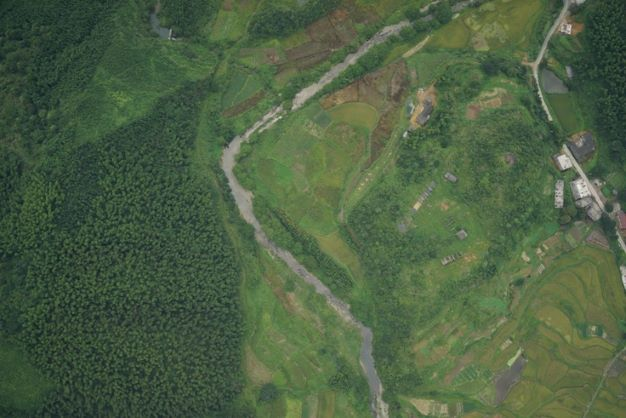
#> input picture sample_data/DSC00315.JPG, 626 x 418 px
$ python -i canny.py   (imports and definitions only)   (older library calls are emulated)
#> lines starting #> are read from the running program, lines starting #| are printed output that depends on the picture
# AUTHOR    ：Lv Wenchao
# coding    : utf-8
# @Time     : 2022/5/3 10:50
# @FileName : canny.py
# @Software : PyCharm
import cv2
from filter import gaussian_filter
import numpy as np


def canny(img, sigma=1.3, K=3, max_threshold=0.15, min_threshold=0.05):
    H, W = img.shape[:2]
    # 高斯滤波
    img_gauss = gaussian_filter(img, sigma=sigma, K=K)
    # 计算 x方向的图像梯度
    # cv2.cv_64F 避免负值为0
    sobel_x = cv2.Sobel(img_gauss, ddepth=cv2.CV_64F, dx=1, dy=0)
    # 取绝对值转unit型
    sobel_x = cv2.convertScaleAbs(sobel_x)
    # y方向梯度值
    sobel_y = cv2.Sobel(img_gauss, ddepth=cv2.CV_64F, dx=0, dy=1)
    sobel_y = cv2.convertScaleAbs(sobel_y)
    # 计算总的梯度值 sqrt(x2+y2) 或者 使用 hypot
    G = np.hypot(sobel_y, sobel_x)
    # 将范围限制到[0,255]
    G = G / G.max() * 255
    # 计算梯度方向
    theta = np.arctan2(sobel_y, sobel_x)
    tan_theta = np.tan(theta)
    # 计算角度值
    angle = theta * 180. / np.pi
    angle[angle < 0] += 180
    # 非极大值抑制
    out = np.zeros(shape=(H, W))
    for y in range(1, H - 1):
        for x in range(1, W - 1):
            try:
                p1 = 255.
                p2 = 255.
                if (0 <= angle[y, x] < 22.5) or (157.5 <= angle[y, x] < 180):
                    p1 = G[y, x - 1]
                    p2 = G[y, x + 1]
                elif 22.5 <= angle[y, x] < 67.5:
                    p1 = G[y - 1, x + 1]
                    p2 = G[y + 1, x - 1]
                elif 57.5 <= angle[y, x] < 112.5:
                    p1 = G[y - 1, x]
                    p2 = G[y + 1, x]
                elif 112.5 <= angle[y, x] < 157.5:
                    p1 = G[y - 1, x - 1]
                    p2 = G[y + 1, x + 1]
                if G[y, x] >= p1 and G[y, x] >= p2:
                    out[y, x] = G[y, x]

            except Exception as e:
                print(e)
    # 双边阈值
    max_threshold = np.max(out) * max_threshold
    min_threshold = max_threshold * min_threshold

    weak = np.int32(75)
    strong = np.int32(255)

    strong_i, strong_j = np.where(out >= max_threshold)
    weak_i, weak_j = np.where((out <= max_threshold) & (out >= min_threshold))

    out[strong_i, strong_j] = strong
    out[weak_i, weak_j] = weak

    for i in range(1, H - 1):
        for j in range(1, W - 1):
            if out[i, j] == weak:
                try:
                    if (out[i + 1, j - 1] == strong or out[i + 1, j] == strong or out[i + 1, j + 1] == strong
                            or (out[i, j - 1] == strong) or (out[i, j + 1] == strong)
                            or (out[i - 1, j - 1] == strong) or (out[i - 1, j] == strong) or (
                                    out[i - 1, j + 1] == strong)):
                        out[i, j] = strong
                    else:
                        out[i, j] = 0
                except IndexError as e:
                    pass

    return out

>>> import cv2
>>> picture = cv2.imread('../sample_data/DSC00315.JPG', cv2.IMREAD_GRAYSCALE)
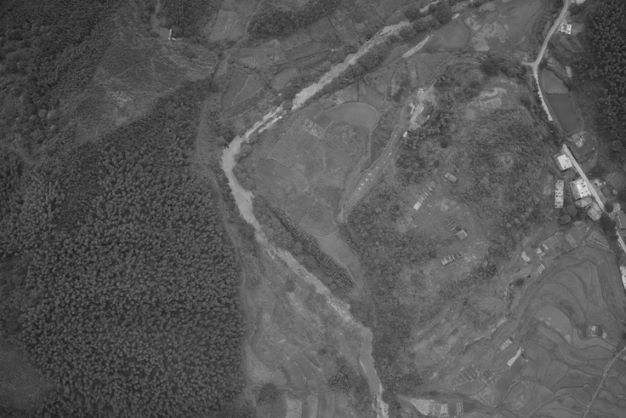
#> picture: shape (418, 626); min 19, max 237, mean 88
>>> result = canny(picture)
#> (the run stopped early here; a loop or call above may not have finished)

$ run again, on sample_data/DSC00317.JPG
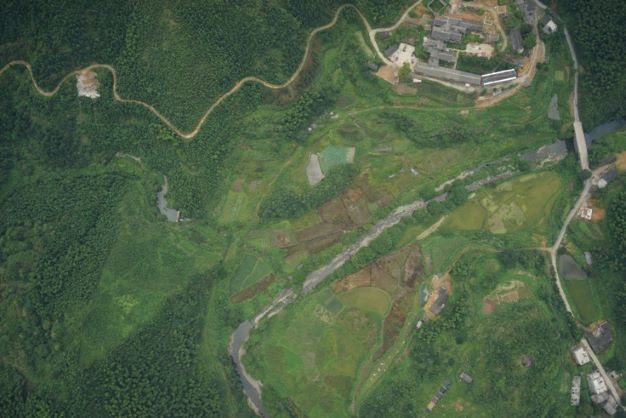
#> input picture sample_data/DSC00317.JPG, 626 x 418 px
#> `picture = cv2.imread('../sample_data/DSC00315.JPG', cv2.IMREAD_GRAYSCA..`:
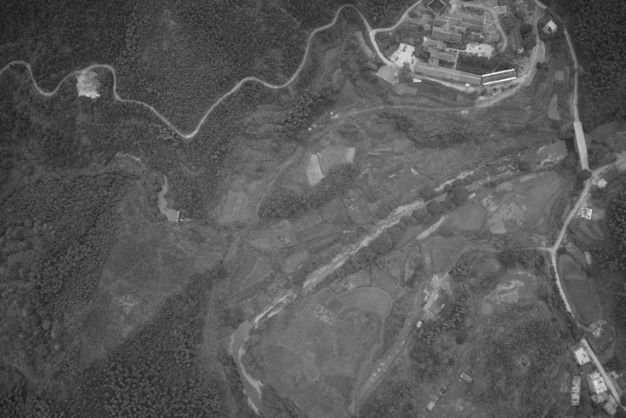
#> picture: shape (418, 626); min 22, max 251, mean 88.5

$ run again, on sample_data/DSC00318.JPG
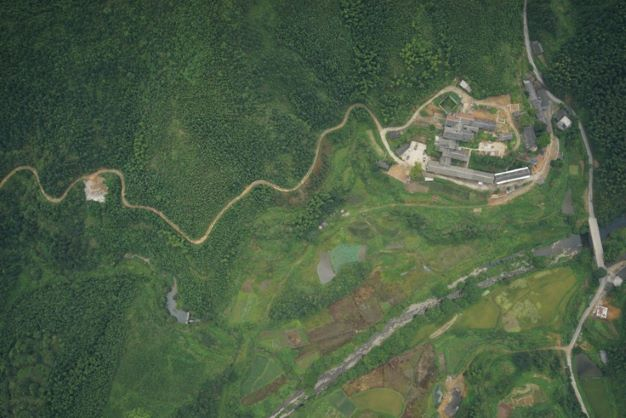
#> input picture sample_data/DSC00318.JPG, 626 x 418 px
#> `picture = cv2.imread('../sample_data/DSC00315.JPG', cv2.IMREAD_GRAYSCA..`:
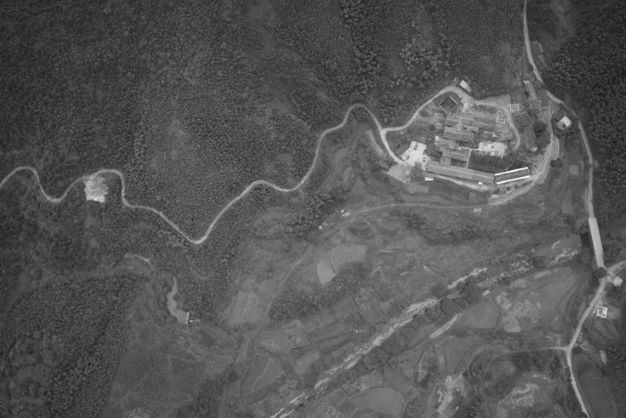
#> picture: shape (418, 626); min 24, max 255, mean 85.5
